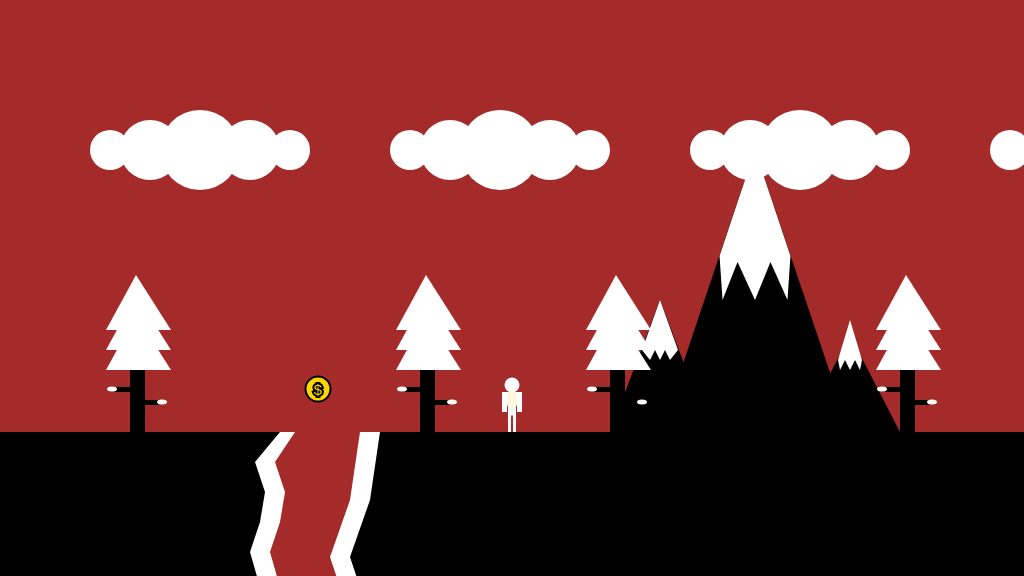
Frame 1 (no input)
Frame 60 (no input): identical to frame 1, image omitted
Frame 120 (the mouse pressed at the canvas centre since frame 60): identical to frame 1, image omitted

The p5.js sketch that drew this single still picture (run headless with seeded random() and noise() and a simulated clock; from frame 60 on, the mouse is pressed at the canvas centre):

// p5.js sketch
// ── sketch.js
/*

The Game Project

Week 4

Scrolling Background

*/


var gameChar_x;
var gameChar_y;
var floorPos_y;
var trees_x;
var treePos_y;
var cameraPosX;

var isLeft;
var isRight;
var isFalling;
var isPlummeting;

var collectable;
var canyon;
var cloud;
var mountain;

function setup()
{
	createCanvas(1024, 576);
	floorPos_y = height * 3/4;
	gameChar_x = width/2;
	gameChar_y = floorPos_y +10;
    trees_x = [130,420,610,900,1070];
    treePos_y = height/2;
    cameraPosX = 0

    isLeft = false
    isRight = false
    isFalling = false
    isPlummeting = false

    collectable = {x_pos: 265, y_pos: 72, size: 50, isFound: false}
    canyon = {x_pos: 0, width: 10}
    cloud = [0,300,600,900];
    mountain = {x_pos: 130, y_pos: 0, size: 20}
}

function draw()
{

	///////////DRAWING CODE//////////

    //Sky
    background(165,42,42); //Red color


	//Ground
    noStroke();
	fill(0);
	rect(0, floorPos_y, height*2, width - floorPos_y);


    //Position of the camera

    if(isLeft)
{
    cameraPosX -= 1
}
    else if (isRight)
{
    cameraPosX += 1
}

push()                                                                                                      //push is here
translate(-cameraPosX, 0)


        // Canyon

//Back shape (White)
fill(255,255,255);
noStroke();
beginShape();
vertex(200+canyon.x_pos-canyon.width+90,432);
vertex(175+canyon.x_pos-canyon.width+90,462);
vertex(185+canyon.x_pos-canyon.width+90,492);
vertex(180+canyon.x_pos-canyon.width+90,522);
vertex(170+canyon.x_pos-canyon.width+90,552);
vertex(180+canyon.x_pos-canyon.width+90,587);
vertex(310+canyon.x_pos+canyon.width+30,587);
vertex(320+canyon.x_pos+canyon.width+30,587);
vertex(310+canyon.x_pos+canyon.width+30,557);
vertex(330+canyon.x_pos+canyon.width+30,500);
vertex(340+canyon.x_pos+canyon.width+30,432);
vertex(370+canyon.x_pos+canyon.width+30,432);
endShape();

//Front shape (Red)
fill(165,42,42);
noStroke();
beginShape();
vertex(205+canyon.x_pos-canyon.width+100,432);
vertex(185+canyon.x_pos-canyon.width+100,462);
vertex(195+canyon.x_pos-canyon.width+100,492);
vertex(190+canyon.x_pos-canyon.width+100,522);
vertex(180+canyon.x_pos-canyon.width+100,552);
vertex(190+canyon.x_pos-canyon.width+100,587);
vertex(320+canyon.x_pos,587);
vertex(330+canyon.x_pos+canyon.width,587);
vertex(320+canyon.x_pos+canyon.width,557);
vertex(340+canyon.x_pos+canyon.width,500);
vertex(350+canyon.x_pos+canyon.width,432);
endShape();

        //Mountain

noStroke()
fill(0,0,0);

//left mountain
triangle(550+mountain.x_pos-mountain.size,300+mountain.y_pos,500+mountain.x_pos-mountain.size,432+mountain.y_pos,600+mountain.x_pos-mountain.size,432+mountain.y_pos);

//right mountain
triangle(700+mountain.x_pos+mountain.size,335+mountain.y_pos,650+mountain.x_pos+mountain.size,432+mountain.y_pos,750+mountain.x_pos+mountain.size,432+mountain.y_pos);

//middle mountain
triangle(550+mountain.x_pos-mountain.size,432+mountain.y_pos,625+mountain.x_pos,150+mountain.y_pos,700+mountain.x_pos+mountain.size,432+mountain.y_pos);


//middle triangle snow
    fill(255,255,255);
    beginShape();
    vertex(597+mountain.x_pos-(56/150)*mountain.size,256+mountain.y_pos);
    vertex(600+mountain.x_pos-(56/150)*mountain.size,300+mountain.y_pos);
    vertex(615+mountain.x_pos-(56/150)*mountain.size,262+mountain.y_pos);
    vertex(625+mountain.x_pos,300+mountain.y_pos);
    vertex(633+mountain.x_pos+(56/150)*mountain.size,262+mountain.y_pos);
    vertex(650+mountain.x_pos+(56/150)*mountain.size,300+mountain.y_pos);
    vertex(653+mountain.x_pos+(56/150)*mountain.size,256+mountain.y_pos);
    endShape();
    triangle(597+mountain.x_pos-(56/150)*mountain.size,256+mountain.y_pos,625+mountain.x_pos,150+mountain.y_pos,653+mountain.x_pos+(56/150)*mountain.size,256+mountain.y_pos);

//left triangle snow
    fill(255,255,255);
    beginShape();
    vertex(532+mountain.x_pos-mountain.size,350+mountain.y_pos);
    vertex(540+mountain.x_pos-mountain.size,360+mountain.y_pos);
    vertex(545+mountain.x_pos-mountain.size,350+mountain.y_pos);
    vertex(550+mountain.x_pos-mountain.size,360+mountain.y_pos);
    vertex(555+mountain.x_pos-mountain.size,350+mountain.y_pos);
    vertex(560+mountain.x_pos-mountain.size,360+mountain.y_pos);
    vertex(568+mountain.x_pos-mountain.size,350+mountain.y_pos);
    endShape();
    triangle(532+mountain.x_pos-mountain.size,350+mountain.y_pos,550+mountain.x_pos-mountain.size,300+mountain.y_pos,568+mountain.x_pos-mountain.size,350+mountain.y_pos);

//right triangle snow
    fill(255,255,255);
    beginShape();
    vertex(688+mountain.x_pos+mountain.size,360+mountain.y_pos);
    vertex(690+mountain.x_pos+mountain.size,370+mountain.y_pos);
    vertex(695+mountain.x_pos+mountain.size,360+mountain.y_pos);
    vertex(700+mountain.x_pos+mountain.size,370+mountain.y_pos);
    vertex(705+mountain.x_pos+mountain.size,360+mountain.y_pos);
    vertex(710+mountain.x_pos+mountain.size,370+mountain.y_pos);
    vertex(712+mountain.x_pos+mountain.size,360+mountain.y_pos);
    endShape();
    triangle(688+mountain.x_pos+mountain.size,360+mountain.y_pos,700+mountain.x_pos+mountain.size,320+mountain.y_pos,712+mountain.x_pos+mountain.size,360+mountain.y_pos);

        //Tree

    //for loop drawing trees
    for(var i=0; i<trees_x.length; i++)
{
    fill(0,0,0);

    rect(trees_x[i],treePos_y+57,15,87); //trunk
    rect(trees_x[i]-15,treePos_y+99,30,5); //upper branch
    rect(trees_x[i]+14,treePos_y+112,15,5); //lower branch

    fill(255,255,255);

    triangle(trees_x[i]-24,treePos_y+82,trees_x[i]+6,treePos_y+27,trees_x[i]+41,treePos_y+82); //leaf 1
    triangle(trees_x[i]-24,treePos_y+62,trees_x[i]+6,treePos_y+7,trees_x[i]+41,treePos_y+62); //leaf 2
    triangle(trees_x[i]-24,treePos_y+42,trees_x[i]+6,treePos_y-13,trees_x[i]+41,treePos_y+42); //leaf 3

    ellipse(trees_x[i]-18,treePos_y+101,10,5); //small leaf 1
    ellipse(trees_x[i]+32,treePos_y+114,10,5); //small leaf 2
}

    //Collectable item

    if(dist(gameChar_x-1,gameChar_y-35,collectable.x_pos+53,collectable.y_pos+317)<20)  //Make the coin disappear when touched
{
    collectable.isFound = true;
}
    else if(collectable.isFound == false)
{
    //The circle of the coin
    strokeWeight(2);
    stroke(0,0,0);
    fill(255,215,0); 
    ellipse(collectable.x_pos+53,collectable.y_pos+317,collectable.size-25,collectable.size-25);

    //The $ text
    strokeWeight(4);
    stroke(0,0,0);
    fill(255,215,0);
    textSize(collectable.size-35);
    textAlign(CENTER, CENTER);
    text('$',collectable.x_pos+53,collectable.y_pos+319);
}

        //Cloud

    noStroke()

    //for loop drawing clouds
    for(var j=0; j<5 ; j++)
{
    fill(255,255,255);
//center circle
    ellipse(cloud[j]+200,cloud[0]+150,cloud[0]+80,cloud[0]+80);
//left circle
    ellipse(cloud[j]+150-cloud[0],cloud[0]+150,cloud[0]+60,cloud[0]+60);
//left left circle
    ellipse(cloud[j]+110-(2*cloud[0]),cloud[0]+150,cloud[0]+40,cloud[0]+40);
//right circle
    ellipse(cloud[j]+250+cloud[0],cloud[0]+150,cloud[0]+60,cloud[0]+60);
//right right circle
    ellipse(cloud[j]+290+(2*cloud[0]),cloud[0]+150,cloud[0]+40,cloud[0]+40);
}


	   //Game Character

    if(isLeft && isFalling)  //look like falling left
	{
        //Jumping left
//head
    fill(255);
    noStroke();
    ellipse(gameChar_x-4,gameChar_y-56,15,15);
//torso
    fill(255,248,220);
    noStroke();
    rect(gameChar_x-5,gameChar_y-50,8,20);
//left hand
    fill(255);
    noStroke();
    rect(gameChar_x-12,gameChar_y-49,10,5);
//right hand
    fill(255);
    noStroke();
    rect(gameChar_x+3,gameChar_y-49,10,5);
//left leg
    fill(240,248,255);
    noStroke();
    quad(gameChar_x-5,gameChar_y-35,gameChar_x-12,gameChar_y-15,gameChar_x-8,gameChar_y-12,gameChar_x-2,gameChar_y-30);
//right leg
    fill(240,248,255);
    noStroke();
    quad(gameChar_x,gameChar_y-30,gameChar_x+3,gameChar_y-12,gameChar_x+8,gameChar_y-15,gameChar_x+3,gameChar_y-35);

	}
	else if(isRight && isFalling) //look like falling right
	{

        //Jumping right
//head
    fill(255);
    noStroke();
    ellipse(gameChar_x+4,gameChar_y-56,15,15);
//torso
    fill(255,248,220);
    noStroke();
    rect(gameChar_x-3,gameChar_y-50,8,20);
//left hand
    fill(255);
    noStroke();
    rect(gameChar_x-12,gameChar_y-49,10,5);
//right hand
    fill(255);
    noStroke();
    rect(gameChar_x+3,gameChar_y-49,10,5);
//left leg
    fill(240,248,255);
    noStroke();
    quad(gameChar_x-2,gameChar_y-35,gameChar_x-10,gameChar_y-15,gameChar_x-5,gameChar_y-12,gameChar_x,gameChar_y-30);
//right leg
    fill(240,248,255);
    noStroke();
    quad(gameChar_x+3,gameChar_y-35,gameChar_x+10,gameChar_y-15,gameChar_x+6,gameChar_y-12,gameChar_x,gameChar_y-30);

	}
	else if(isLeft) //look like walking left
	{

        //Walking, turned left
//head
    fill(255);
    noStroke();
    ellipse(gameChar_x-4,gameChar_y-56,15,15);
//torso
    fill(255,248,220);
    noStroke();
    rect(gameChar_x-5,gameChar_y-50,8,20);
//left hand
    fill(255);
    noStroke();
    rect(gameChar_x-12,gameChar_y-43,10,5)
//right hand
    fill(255);
    noStroke();
    rect(gameChar_x+3,gameChar_y-50,3,5);
    rect(gameChar_x+5,gameChar_y-50,3,12);
//left leg
    fill(240,248,255);
    noStroke();
    quad(gameChar_x-5,gameChar_y-35,gameChar_x-12,gameChar_y-15,gameChar_x-8,gameChar_y-12,gameChar_x-2,gameChar_y-30);
//right leg
    fill(240,248,255);
    noStroke();
    quad(gameChar_x,gameChar_y-30,gameChar_x+3,gameChar_y-12,gameChar_x+8,gameChar_y-15,gameChar_x+3,gameChar_y-35);

	}
	else if(isRight) //look like walking right
	{

        //Walking, turned right
//head
    fill(255);
    noStroke();
    ellipse(gameChar_x+4,gameChar_y-56,15,15);
//torso
    fill(255,248,220);
    noStroke();
    rect(gameChar_x-3,gameChar_y-50,8,20);
//left hand
    fill(255);
    noStroke();
    rect(gameChar_x-6,gameChar_y-50,3,5);
    rect(gameChar_x-8,gameChar_y-50,3,12);
//right hand
    fill(255);
    noStroke();
    rect(gameChar_x+2,gameChar_y-43,10,5);
//left leg
    fill(240,248,255);
    noStroke();
    quad(gameChar_x-2,gameChar_y-35,gameChar_x-10,gameChar_y-15,gameChar_x-5,gameChar_y-12,gameChar_x,gameChar_y-30);
//right leg
    fill(240,248,255);
    noStroke();
    quad(gameChar_x+3,gameChar_y-35,gameChar_x+10,gameChar_y-15,gameChar_x+6,gameChar_y-12,gameChar_x,gameChar_y-30);
        
	}
	else if(isFalling || isPlummeting) //look like jumping facing foward
	{

        //Jumping facing forwards
//head
    fill(255);
    noStroke();
    ellipse(gameChar_x,gameChar_y -57,15,15);
//torso
    fill(255,248,220);
    noStroke();
    triangle(gameChar_x-10,gameChar_y-50,gameChar_x,gameChar_y-25,gameChar_x+10,gameChar_y-50);
//left hand
    fill(255);
    noStroke();
    rect(gameChar_x-20,gameChar_y-50,15,5);
//right hand
    fill(255);
    noStroke();
    rect(gameChar_x+5,gameChar_y-50,15,5);
//left leg
    fill(240,248,255);
    noStroke();
    rect(gameChar_x-4,gameChar_y-35,3,25);
//right leg
    fill(240,248,255);
    noStroke();
    rect(gameChar_x+1,gameChar_y-35,3,25);

	}
	else //when no moves, standing facing frontwards
	{

        //Standing, facing frontwards
//head
    fill(255);
    noStroke();
    ellipse(gameChar_x,gameChar_y -57,15,15);
//torso
    fill(255,248,220);
    noStroke();
    triangle(gameChar_x-10,gameChar_y-50,gameChar_x,gameChar_y-25,gameChar_x+10,gameChar_y-50);
//left hand
    fill(255);
    noStroke();
    rect(gameChar_x-10,gameChar_y-50,5,20);
//right hand
    fill(255);
    noStroke();
    rect(gameChar_x+5,gameChar_y-50,5,20);
//left leg
    fill(240,248,255);
    noStroke();
    rect(gameChar_x-4,gameChar_y-35,3,25);
//right leg
    fill(240,248,255);
    noStroke();
    rect(gameChar_x+1,gameChar_y-35,3,25);
pop()                                                                                                      //pop is here

	}

    //falling down the canyon

    if((gameChar_x>205+canyon.x_pos-canyon.width+100+5 && gameChar_x<350+canyon.x_pos+canyon.width-5) && gameChar_y >= floorPos_y+10) //if within opening of the canyon
{
    isPlummeting = true
}

    if(isPlummeting == true) //make falling quick
{
    gameChar_y += 5
}

	///////////INTERACTION CODE//////////

        //Movements

    if(isLeft)
{
    gameChar_x -= 1 //turn left
}

    if(isRight)
{
    gameChar_x += 1 //turn rigth
}

    if(gameChar_y < floorPos_y +10) //if not on floor
{
    gameChar_y += 2 //gravity
    isFalling = true
}
    else
{
    isFalling = false
}

}


function keyPressed()
{
	// if statements to control the animation of the character when keys are pressed.

    if(isPlummeting == false)
{
    if(keyCode == 81) //if q is pressed
{
    isLeft = true
}
    else if(keyCode == 68) //if d is pressed
{
    isRight = true
}
    else if(isFalling == false) //prevent double jumps
    
    {if(keyCode == 90)  //jump
    {gameChar_y -= 100}}
}
}

function keyReleased()
{
	// if statements to control the animation of the character when keys are released.

    if(keyCode == 81) //if q is released
{
    isLeft = false
}
    else if(keyCode == 68) //if d is released
{
    isRight = false
}

}
